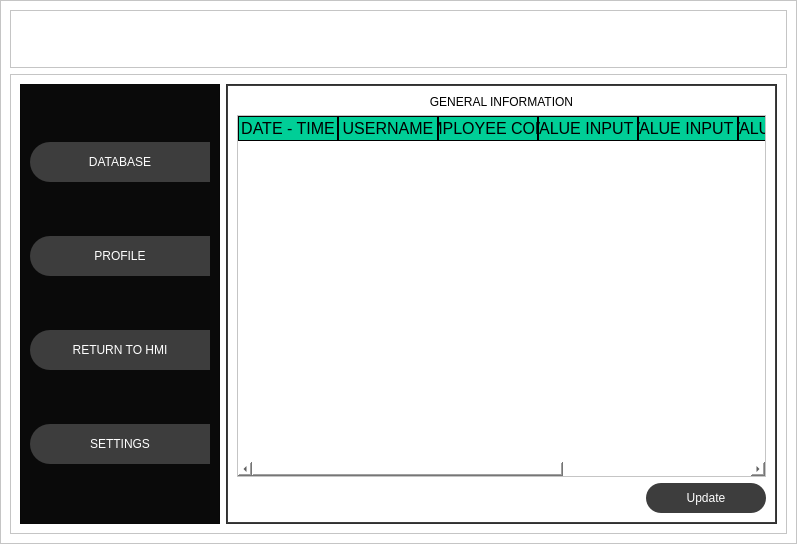
<?xml version="1.0" encoding="UTF-8"?>
<ui version="4.0">
 <class>MainWindow</class>
 <widget class="QMainWindow" name="MainWindow">
  <property name="geometry">
   <rect>
    <x>0</x>
    <y>0</y>
    <width>797</width>
    <height>544</height>
   </rect>
  </property>
  <property name="windowTitle">
   <string>MainWindow</string>
  </property>
  <widget class="QWidget" name="centralwidget">
   <layout class="QVBoxLayout" name="verticalLayout">
    <property name="spacing">
     <number>0</number>
    </property>
    <property name="leftMargin">
     <number>0</number>
    </property>
    <property name="topMargin">
     <number>0</number>
    </property>
    <property name="rightMargin">
     <number>0</number>
    </property>
    <property name="bottomMargin">
     <number>0</number>
    </property>
    <item>
     <widget class="QFrame" name="frame">
      <property name="styleSheet">
       <string notr="true">background-color: rgb(255, 255, 255);</string>
      </property>
      <property name="frameShape">
       <enum>QFrame::StyledPanel</enum>
      </property>
      <property name="frameShadow">
       <enum>QFrame::Raised</enum>
      </property>
      <layout class="QVBoxLayout" name="verticalLayout_2" stretch="1,8">
       <item>
        <widget class="QFrame" name="frame_top">
         <property name="minimumSize">
          <size>
           <width>0</width>
           <height>42</height>
          </size>
         </property>
         <property name="styleSheet">
          <string notr="true">QFrame{
background-color: rgb(255, 255, 255);
}

QPushButton{
background-color: #000000ff;
border-radius: 20px;
}

QPushButton:hover{
background-color: rgb(80, 80, 80);
border-radius:20px;
}

QPushButton:pressed{
background-color: rgb(255, 255, 255);
border-radius:20px;
}</string>
         </property>
         <property name="frameShape">
          <enum>QFrame::StyledPanel</enum>
         </property>
         <property name="frameShadow">
          <enum>QFrame::Raised</enum>
         </property>
         <layout class="QHBoxLayout" name="horizontalLayout">
          <item>
           <widget class="QPushButton" name="bt_list">
            <property name="minimumSize">
             <size>
              <width>200</width>
              <height>0</height>
             </size>
            </property>
            <property name="cursor">
             <cursorShape>PointingHandCursor</cursorShape>
            </property>
            <property name="text">
             <string/>
            </property>
            <property name="icon">
             <iconset>
              <normaloff>imagenes/list.svg</normaloff>imagenes/list.svg</iconset>
            </property>
            <property name="iconSize">
             <size>
              <width>38</width>
              <height>38</height>
             </size>
            </property>
           </widget>
          </item>
          <item>
           <spacer name="horizontalSpacer">
            <property name="orientation">
             <enum>Qt::Horizontal</enum>
            </property>
            <property name="sizeHint" stdset="0">
             <size>
              <width>364</width>
              <height>20</height>
             </size>
            </property>
           </spacer>
          </item>
          <item>
           <widget class="QPushButton" name="bt_minimize">
            <property name="minimumSize">
             <size>
              <width>40</width>
              <height>40</height>
             </size>
            </property>
            <property name="maximumSize">
             <size>
              <width>40</width>
              <height>40</height>
             </size>
            </property>
            <property name="cursor">
             <cursorShape>PointingHandCursor</cursorShape>
            </property>
            <property name="styleSheet">
             <string notr="true"/>
            </property>
            <property name="text">
             <string/>
            </property>
            <property name="icon">
             <iconset>
              <normaloff>imagenes/minus.svg</normaloff>imagenes/minus.svg</iconset>
            </property>
            <property name="iconSize">
             <size>
              <width>38</width>
              <height>38</height>
             </size>
            </property>
           </widget>
          </item>
          <item>
           <widget class="QPushButton" name="bt_maximize">
            <property name="minimumSize">
             <size>
              <width>40</width>
              <height>40</height>
             </size>
            </property>
            <property name="maximumSize">
             <size>
              <width>40</width>
              <height>40</height>
             </size>
            </property>
            <property name="cursor">
             <cursorShape>PointingHandCursor</cursorShape>
            </property>
            <property name="text">
             <string/>
            </property>
            <property name="icon">
             <iconset>
              <normaloff>imagenes/chevron-up.svg</normaloff>imagenes/chevron-up.svg</iconset>
            </property>
            <property name="iconSize">
             <size>
              <width>38</width>
              <height>38</height>
             </size>
            </property>
           </widget>
          </item>
          <item>
           <widget class="QPushButton" name="bt_normal">
            <property name="minimumSize">
             <size>
              <width>40</width>
              <height>40</height>
             </size>
            </property>
            <property name="maximumSize">
             <size>
              <width>40</width>
              <height>40</height>
             </size>
            </property>
            <property name="cursor">
             <cursorShape>PointingHandCursor</cursorShape>
            </property>
            <property name="text">
             <string/>
            </property>
            <property name="icon">
             <iconset>
              <normaloff>imagenes/chevron-down.svg</normaloff>imagenes/chevron-down.svg</iconset>
            </property>
            <property name="iconSize">
             <size>
              <width>38</width>
              <height>38</height>
             </size>
            </property>
           </widget>
          </item>
          <item>
           <widget class="QPushButton" name="bt_close">
            <property name="minimumSize">
             <size>
              <width>40</width>
              <height>40</height>
             </size>
            </property>
            <property name="maximumSize">
             <size>
              <width>40</width>
              <height>40</height>
             </size>
            </property>
            <property name="cursor">
             <cursorShape>PointingHandCursor</cursorShape>
            </property>
            <property name="styleSheet">
             <string notr="true">QPushButton:hover{
background-color: rgb(255, 0, 0);
}

QPushButton:pressed{
background-color: rgb(255, 255, 255);
}</string>
            </property>
            <property name="text">
             <string/>
            </property>
            <property name="icon">
             <iconset>
              <normaloff>imagenes/x.svg</normaloff>imagenes/x.svg</iconset>
            </property>
            <property name="iconSize">
             <size>
              <width>38</width>
              <height>38</height>
             </size>
            </property>
           </widget>
          </item>
         </layout>
        </widget>
       </item>
       <item>
        <widget class="QFrame" name="frame_content">
         <property name="frameShape">
          <enum>QFrame::StyledPanel</enum>
         </property>
         <property name="frameShadow">
          <enum>QFrame::Raised</enum>
         </property>
         <layout class="QHBoxLayout" name="horizontalLayout_2">
          <item>
           <widget class="QFrame" name="frame_control">
            <property name="minimumSize">
             <size>
              <width>200</width>
              <height>0</height>
             </size>
            </property>
            <property name="maximumSize">
             <size>
              <width>0</width>
              <height>16777215</height>
             </size>
            </property>
            <property name="styleSheet">
             <string notr="true">QFrame{
background-color: rgb(10, 10, 10);
}

QPushButton{
background-color: rgb(61, 61, 61);
border-top-left-radius: 20px;
border-bottom-left-radius: 20px;
color: rgb(255, 255, 255);
font: 77 10pt &quot;Arial Black&quot;;
}

QPushButton:hover{
background-color: white;
border-top-left-radius: 20px;
border-bottom-left-radius: 20px;
color: rgb(0, 0, 0);
font: 77 10pt &quot;Arial Black&quot;;
}</string>
            </property>
            <property name="frameShape">
             <enum>QFrame::StyledPanel</enum>
            </property>
            <property name="frameShadow">
             <enum>QFrame::Raised</enum>
            </property>
            <layout class="QVBoxLayout" name="verticalLayout_3">
             <item>
              <widget class="QPushButton" name="bt_database">
               <property name="minimumSize">
                <size>
                 <width>0</width>
                 <height>40</height>
                </size>
               </property>
               <property name="cursor">
                <cursorShape>PointingHandCursor</cursorShape>
               </property>
               <property name="text">
                <string>DATABASE</string>
               </property>
               <property name="icon">
                <iconset>
                 <normaloff>imagenes/database.svg</normaloff>imagenes/database.svg</iconset>
               </property>
               <property name="iconSize">
                <size>
                 <width>35</width>
                 <height>35</height>
                </size>
               </property>
              </widget>
             </item>
             <item>
              <widget class="QPushButton" name="bt_profile">
               <property name="minimumSize">
                <size>
                 <width>0</width>
                 <height>40</height>
                </size>
               </property>
               <property name="cursor">
                <cursorShape>PointingHandCursor</cursorShape>
               </property>
               <property name="text">
                <string>PROFILE</string>
               </property>
               <property name="icon">
                <iconset>
                 <normaloff>imagenes/user.svg</normaloff>imagenes/user.svg</iconset>
               </property>
               <property name="iconSize">
                <size>
                 <width>35</width>
                 <height>35</height>
                </size>
               </property>
              </widget>
             </item>
             <item>
              <widget class="QPushButton" name="bt_return">
               <property name="minimumSize">
                <size>
                 <width>0</width>
                 <height>40</height>
                </size>
               </property>
               <property name="cursor">
                <cursorShape>PointingHandCursor</cursorShape>
               </property>
               <property name="text">
                <string>RETURN TO HMI</string>
               </property>
               <property name="icon">
                <iconset>
                 <normaloff>imagenes/log-out.svg</normaloff>imagenes/log-out.svg</iconset>
               </property>
               <property name="iconSize">
                <size>
                 <width>35</width>
                 <height>35</height>
                </size>
               </property>
              </widget>
             </item>
             <item>
              <widget class="QPushButton" name="bt_settings">
               <property name="minimumSize">
                <size>
                 <width>0</width>
                 <height>40</height>
                </size>
               </property>
               <property name="cursor">
                <cursorShape>PointingHandCursor</cursorShape>
               </property>
               <property name="text">
                <string>SETTINGS</string>
               </property>
               <property name="icon">
                <iconset>
                 <normaloff>imagenes/settings.svg</normaloff>imagenes/settings.svg</iconset>
               </property>
               <property name="iconSize">
                <size>
                 <width>35</width>
                 <height>35</height>
                </size>
               </property>
              </widget>
             </item>
            </layout>
           </widget>
          </item>
          <item>
           <widget class="QFrame" name="frame_pages">
            <property name="styleSheet">
             <string notr="true">QFrame{
background-color: rgb(61, 61, 61);
}


QLabel{
font: 87 12pt &quot;Arial Black&quot;;
background-color: #000000ff;
color: rgb(0, 0, 0);
border: 0px solid #14C8DC;
}

QLineEdit{
border: 0px;
color: rgb(0, 0, 0);
border-bottom: 2px solid rgb(61, 61, 61);
font: 75 12pt &quot;Times New Roman&quot;;
}

QPushButton{
background-color: rgb(61, 61, 61);
border-radius: 15px;
color:rgb(255, 255, 255);
font: 77 10pt &quot;Arial Black&quot;;
}

QPushButton:hover{
background-color: rgb(0, 206, 151);
border-radius: 15px;
color: rgb(0, 0, 0);
font: 77 10pt &quot;Arial Black&quot;;
}

QPushButton:pressed{
background-color: rgb(255, 255, 255);
border-radius: 15px;
color: rgb(0, 0, 0);
font: 77 10pt &quot;Arial Black&quot;;
}

QTableWidget{
background-color: rgb(255, 255, 255);
color: rgb(0, 0, 0);
gridline-color: rgb(0, 206, 151);
font-size: 12pt;
color: #000000;
}

QHeaderView::section{
background-color: rgb(0, 206, 151);
border: 1px solid rgb(0, 0, 0);
font-size: 12pt;
}

QTableWidget QTableCornerButton::section{
background-color: rgb(0, 0, 0);
border: 1px solid rgb(0, 206, 151);
}</string>
            </property>
            <property name="frameShape">
             <enum>QFrame::StyledPanel</enum>
            </property>
            <property name="frameShadow">
             <enum>QFrame::Raised</enum>
            </property>
            <layout class="QVBoxLayout" name="verticalLayout_4">
             <property name="spacing">
              <number>0</number>
             </property>
             <property name="leftMargin">
              <number>1</number>
             </property>
             <property name="topMargin">
              <number>1</number>
             </property>
             <property name="rightMargin">
              <number>1</number>
             </property>
             <property name="bottomMargin">
              <number>1</number>
             </property>
             <item>
              <widget class="QStackedWidget" name="stackedWidget">
               <property name="currentIndex">
                <number>0</number>
               </property>
               <widget class="QWidget" name="page_database">
                <layout class="QVBoxLayout" name="verticalLayout_5">
                 <item>
                  <widget class="QLabel" name="label">
                   <property name="text">
                    <string>GENERAL INFORMATION</string>
                   </property>
                   <property name="alignment">
                    <set>Qt::AlignCenter</set>
                   </property>
                  </widget>
                 </item>
                 <item>
                  <widget class="QTableWidget" name="table_information">
                   <column>
                    <property name="text">
                     <string>DATE - TIME</string>
                    </property>
                   </column>
                   <column>
                    <property name="text">
                     <string>USERNAME</string>
                    </property>
                   </column>
                   <column>
                    <property name="text">
                     <string>EMPLOYEE CODE</string>
                    </property>
                   </column>
                   <column>
                    <property name="text">
                     <string>VALUE INPUT 1</string>
                    </property>
                   </column>
                   <column>
                    <property name="text">
                     <string>VALUE INPUT 2</string>
                    </property>
                   </column>
                   <column>
                    <property name="text">
                     <string>VALUE INPUT 3</string>
                    </property>
                   </column>
                   <column>
                    <property name="text">
                     <string>VALUE INPUT 4</string>
                    </property>
                   </column>
                   <column>
                    <property name="text">
                     <string>OBSERVATIONS</string>
                    </property>
                   </column>
                  </widget>
                 </item>
                 <item>
                  <layout class="QHBoxLayout" name="horizontalLayout_3">
                   <item>
                    <spacer name="horizontalSpacer_2">
                     <property name="orientation">
                      <enum>Qt::Horizontal</enum>
                     </property>
                     <property name="sizeHint" stdset="0">
                      <size>
                       <width>40</width>
                       <height>20</height>
                      </size>
                     </property>
                    </spacer>
                   </item>
                   <item>
                    <widget class="QPushButton" name="bt_update_database">
                     <property name="minimumSize">
                      <size>
                       <width>120</width>
                       <height>30</height>
                      </size>
                     </property>
                     <property name="cursor">
                      <cursorShape>PointingHandCursor</cursorShape>
                     </property>
                     <property name="text">
                      <string>Update</string>
                     </property>
                    </widget>
                   </item>
                  </layout>
                 </item>
                </layout>
               </widget>
               <widget class="QWidget" name="page_profile">
                <layout class="QVBoxLayout" name="verticalLayout_9">
                 <item>
                  <widget class="QLabel" name="label_2">
                   <property name="text">
                    <string>UPDATE PROFILE</string>
                   </property>
                   <property name="alignment">
                    <set>Qt::AlignCenter</set>
                   </property>
                  </widget>
                 </item>
                 <item>
                  <layout class="QHBoxLayout" name="horizontalLayout_5">
                   <item>
                    <widget class="QLabel" name="label_10">
                     <property name="text">
                      <string>Password:</string>
                     </property>
                    </widget>
                   </item>
                   <item>
                    <widget class="QLineEdit" name="in_password">
                     <property name="echoMode">
                      <enum>QLineEdit::Password</enum>
                     </property>
                    </widget>
                   </item>
                   <item>
                    <widget class="QPushButton" name="bt_search_profile">
                     <property name="minimumSize">
                      <size>
                       <width>90</width>
                       <height>30</height>
                      </size>
                     </property>
                     <property name="cursor">
                      <cursorShape>PointingHandCursor</cursorShape>
                     </property>
                     <property name="text">
                      <string>Search</string>
                     </property>
                    </widget>
                   </item>
                  </layout>
                 </item>
                 <item>
                  <spacer name="verticalSpacer_2">
                   <property name="orientation">
                    <enum>Qt::Vertical</enum>
                   </property>
                   <property name="sizeHint" stdset="0">
                    <size>
                     <width>20</width>
                     <height>40</height>
                    </size>
                   </property>
                  </spacer>
                 </item>
                 <item>
                  <layout class="QVBoxLayout" name="verticalLayout_6">
                   <property name="spacing">
                    <number>10</number>
                   </property>
                   <item>
                    <widget class="QLabel" name="label_name">
                     <property name="minimumSize">
                      <size>
                       <width>0</width>
                       <height>30</height>
                      </size>
                     </property>
                     <property name="text">
                      <string/>
                     </property>
                     <property name="alignment">
                      <set>Qt::AlignCenter</set>
                     </property>
                    </widget>
                   </item>
                   <item>
                    <widget class="QLabel" name="label_age">
                     <property name="minimumSize">
                      <size>
                       <width>0</width>
                       <height>30</height>
                      </size>
                     </property>
                     <property name="text">
                      <string/>
                     </property>
                     <property name="alignment">
                      <set>Qt::AlignCenter</set>
                     </property>
                    </widget>
                   </item>
                   <item>
                    <widget class="QLabel" name="label_gender">
                     <property name="minimumSize">
                      <size>
                       <width>0</width>
                       <height>30</height>
                      </size>
                     </property>
                     <property name="text">
                      <string/>
                     </property>
                     <property name="alignment">
                      <set>Qt::AlignCenter</set>
                     </property>
                    </widget>
                   </item>
                  </layout>
                 </item>
                 <item>
                  <layout class="QHBoxLayout" name="horizontalLayout_4">
                   <item>
                    <layout class="QVBoxLayout" name="verticalLayout_7">
                     <property name="spacing">
                      <number>20</number>
                     </property>
                     <item>
                      <widget class="QLabel" name="label_6">
                       <property name="text">
                        <string>Username:</string>
                       </property>
                       <property name="alignment">
                        <set>Qt::AlignRight|Qt::AlignTrailing|Qt::AlignVCenter</set>
                       </property>
                      </widget>
                     </item>
                     <item>
                      <widget class="QLabel" name="label_7">
                       <property name="text">
                        <string>Phone number:</string>
                       </property>
                       <property name="alignment">
                        <set>Qt::AlignRight|Qt::AlignTrailing|Qt::AlignVCenter</set>
                       </property>
                      </widget>
                     </item>
                     <item>
                      <widget class="QLabel" name="label_3">
                       <property name="text">
                        <string>Email:</string>
                       </property>
                       <property name="alignment">
                        <set>Qt::AlignRight|Qt::AlignTrailing|Qt::AlignVCenter</set>
                       </property>
                      </widget>
                     </item>
                     <item>
                      <widget class="QLabel" name="label_4">
                       <property name="text">
                        <string>New Password:</string>
                       </property>
                       <property name="alignment">
                        <set>Qt::AlignRight|Qt::AlignTrailing|Qt::AlignVCenter</set>
                       </property>
                      </widget>
                     </item>
                     <item>
                      <widget class="QLabel" name="label_8">
                       <property name="text">
                        <string>Confirm Password:</string>
                       </property>
                       <property name="alignment">
                        <set>Qt::AlignRight|Qt::AlignTrailing|Qt::AlignVCenter</set>
                       </property>
                      </widget>
                     </item>
                    </layout>
                   </item>
                   <item>
                    <layout class="QVBoxLayout" name="verticalLayout_8">
                     <property name="spacing">
                      <number>20</number>
                     </property>
                     <item>
                      <widget class="QLineEdit" name="in_username"/>
                     </item>
                     <item>
                      <widget class="QLineEdit" name="in_phone_number"/>
                     </item>
                     <item>
                      <widget class="QLineEdit" name="in_email"/>
                     </item>
                     <item>
                      <widget class="QLineEdit" name="in_new_password">
                       <property name="echoMode">
                        <enum>QLineEdit::Password</enum>
                       </property>
                      </widget>
                     </item>
                     <item>
                      <widget class="QLineEdit" name="in_confirm_password">
                       <property name="echoMode">
                        <enum>QLineEdit::Password</enum>
                       </property>
                      </widget>
                     </item>
                    </layout>
                   </item>
                   <item>
                    <spacer name="horizontalSpacer_4">
                     <property name="orientation">
                      <enum>Qt::Horizontal</enum>
                     </property>
                     <property name="sizeHint" stdset="0">
                      <size>
                       <width>40</width>
                       <height>20</height>
                      </size>
                     </property>
                    </spacer>
                   </item>
                  </layout>
                 </item>
                 <item>
                  <spacer name="verticalSpacer">
                   <property name="orientation">
                    <enum>Qt::Vertical</enum>
                   </property>
                   <property name="sizeHint" stdset="0">
                    <size>
                     <width>20</width>
                     <height>40</height>
                    </size>
                   </property>
                  </spacer>
                 </item>
                 <item>
                  <layout class="QHBoxLayout" name="horizontalLayout_6">
                   <item>
                    <spacer name="horizontalSpacer_3">
                     <property name="orientation">
                      <enum>Qt::Horizontal</enum>
                     </property>
                     <property name="sizeHint" stdset="0">
                      <size>
                       <width>40</width>
                       <height>20</height>
                      </size>
                     </property>
                    </spacer>
                   </item>
                   <item>
                    <widget class="QPushButton" name="bt_update_profile">
                     <property name="minimumSize">
                      <size>
                       <width>120</width>
                       <height>30</height>
                      </size>
                     </property>
                     <property name="cursor">
                      <cursorShape>PointingHandCursor</cursorShape>
                     </property>
                     <property name="text">
                      <string>Update</string>
                     </property>
                    </widget>
                   </item>
                  </layout>
                 </item>
                </layout>
               </widget>
               <widget class="QWidget" name="page_settings">
                <layout class="QVBoxLayout" name="verticalLayout_10">
                 <item>
                  <spacer name="verticalSpacer_3">
                   <property name="orientation">
                    <enum>Qt::Vertical</enum>
                   </property>
                   <property name="sizeHint" stdset="0">
                    <size>
                     <width>20</width>
                     <height>182</height>
                    </size>
                   </property>
                  </spacer>
                 </item>
                 <item>
                  <layout class="QHBoxLayout" name="horizontalLayout_7">
                   <item>
                    <spacer name="horizontalSpacer_5">
                     <property name="orientation">
                      <enum>Qt::Horizontal</enum>
                     </property>
                     <property name="sizeHint" stdset="0">
                      <size>
                       <width>40</width>
                       <height>20</height>
                      </size>
                     </property>
                    </spacer>
                   </item>
                   <item>
                    <widget class="QLabel" name="label_information_settings">
                     <property name="text">
                      <string>Page only available to authorized personnel.</string>
                     </property>
                    </widget>
                   </item>
                   <item>
                    <spacer name="horizontalSpacer_6">
                     <property name="orientation">
                      <enum>Qt::Horizontal</enum>
                     </property>
                     <property name="sizeHint" stdset="0">
                      <size>
                       <width>40</width>
                       <height>20</height>
                      </size>
                     </property>
                    </spacer>
                   </item>
                  </layout>
                 </item>
                 <item>
                  <spacer name="verticalSpacer_4">
                   <property name="orientation">
                    <enum>Qt::Vertical</enum>
                   </property>
                   <property name="sizeHint" stdset="0">
                    <size>
                     <width>20</width>
                     <height>182</height>
                    </size>
                   </property>
                  </spacer>
                 </item>
                </layout>
               </widget>
              </widget>
             </item>
            </layout>
           </widget>
          </item>
         </layout>
        </widget>
       </item>
      </layout>
     </widget>
    </item>
   </layout>
  </widget>
 </widget>
 <resources/>
 <connections/>
</ui>
